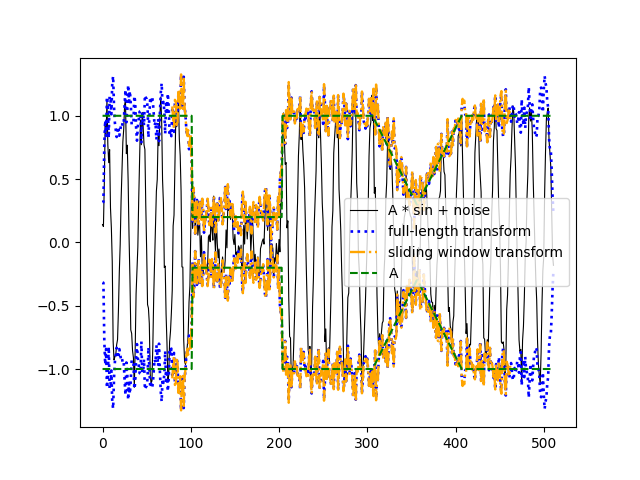

Generate this figure with Python:
import numpy as np
import hilbert_transform as ht
from scipy.signal import hilbert
from matplotlib import pyplot as plt


rng = np.random.default_rng(123456)

n_samples = 2**9
l_window = 2**7
n_lag = 50

#
# a low-frequency sine with a varying envelope
#
f = 1.0 / 20
t = np.arange(n_samples)
# an envelope which varies both...
env = np.ones(t.shape)
len_5 = int(t.size / 5) + int(t.size / 5) % 2
# ... discontinuously and ...
env[len_5 : 2 * len_5] = 0.2
# ... smoothly
env[3 * len_5 : int(3.5 * len_5)] = np.linspace(1.0, 0.3, int(0.5 * len_5))
env[int(3.5 * len_5) : 4 * len_5] = np.linspace(0.3, 1.0, int(0.5 * len_5))
# a noisy sine with this envelope
x = env * np.sin(2 * np.pi * f * t)
x += (np.random.rand(t.size) * 2 - 1) * 0.2

#
# full-length vs. sliding window Hilbert transform
#

# full-length Hilbert transform
H = hilbert(x)

# sliding window Hilbert transform
H_slide = ht.sliding_transform(x, l_window, n_lag)

plt.plot(x, "k", linewidth=0.8, label="A * sin + noise")

plt.plot(np.abs(H), "b:", linewidth=1.9, label="full-length transform")
plt.plot(-np.abs(H), "b:", linewidth=1.9)

plt.plot(np.abs(H_slide), "-.", color="orange", linewidth=1.7, label="sliding window transform")
plt.plot(-np.abs(H_slide), "-.", color="orange", linewidth=1.7)
plt.plot(env, "g--", label="A")
plt.plot(-env, "g--")

plt.legend()
plt.savefig('example.png')

print('generated example.png.')
